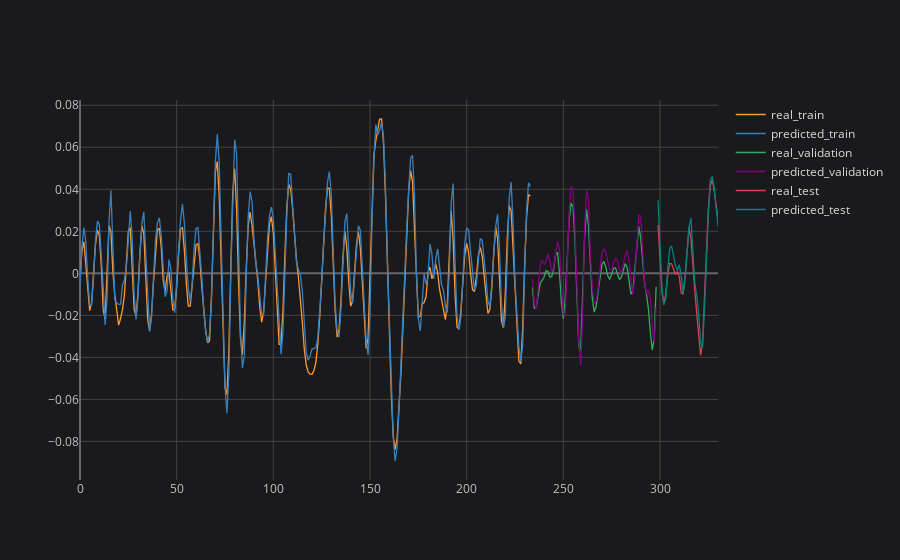

Here is the notebook cell this chart was saved with:
### Code cell
# plotting partial result
plot_ticker = 'BOVA11'
plot_feature = target_feature
plot_imf = 'IMF2'

concatenated_results[plot_ticker][plot_feature][plot_imf].iplot(title=f'{plot_ticker} {plot_feature} {plot_imf}', asFigure=True, layout=space)

### Figure 1 — Plotly figure (JSON) as saved in the notebook; plotly's stock layout.template omitted (floating-point values rounded to 4 significant figures; data arrays with more than 128 entries replaced by an {"elided": "..."} marker saying what was removed)
{"data": [{"line": {"color": "rgba(255, 153, 51, 1.0)", "dash": "solid", "shape": "linear", "width": 1.3}, "mode": "lines", "name": "real_train", "text": "", "type": "scatter", "x": {"elided": "331 float values"}, "y": {"elided": "331 mixed values"}}, {"line": {"color": "rgba(55, 128, 191, 1.0)", "dash": "solid", "shape": "linear", "width": 1.3}, "mode": "lines", "name": "predicted_train", "text": "", "type": "scatter", "x": {"elided": "331 float values"}, "y": {"elided": "331 mixed values"}}, {"line": {"color": "rgba(50, 171, 96, 1.0)", "dash": "solid", "shape": "linear", "width": 1.3}, "mode": "lines", "name": "real_validation", "text": "", "type": "scatter", "x": {"elided": "331 float values"}, "y": {"elided": "331 mixed values"}}, {"line": {"color": "rgba(128, 0, 128, 1.0)", "dash": "solid", "shape": "linear", "width": 1.3}, "mode": "lines", "name": "predicted_validation", "text": "", "type": "scatter", "x": {"elided": "331 float values"}, "y": {"elided": "331 mixed values"}}, {"line": {"color": "rgba(219, 64, 82, 1.0)", "dash": "solid", "shape": "linear", "width": 1.3}, "mode": "lines", "name": "real_test", "text": "", "type": "scatter", "x": {"elided": "331 float values"}, "y": {"elided": "331 mixed values"}}, {"line": {"color": "rgba(0, 128, 128, 1.0)", "dash": "solid", "shape": "linear", "width": 1.3}, "mode": "lines", "name": "predicted_test", "text": "", "type": "scatter", "x": {"elided": "331 float values"}, "y": {"elided": "331 mixed values"}}], "layout": {"legend": {"bgcolor": "#1A1A1C", "font": {"color": "#D9D9D9", "size": 12}}, "paper_bgcolor": "#1A1A1C", "plot_bgcolor": "#1A1A1C", "title": {"font": {"color": "#D9D9D9"}, "x": 0.5}, "xaxis": {"gridcolor": "#434343", "showgrid": true, "tickfont": {"color": "#C2C2C2", "size": 12}, "title": {"font": {"color": "#D9D9D9"}}, "zerolinecolor": "#666570"}, "yaxis": {"gridcolor": "#434343", "showgrid": true, "tickfont": {"color": "#C2C2C2", "size": 12}, "title": {"font": {"color": "#D9D9D9"}}, "zerolinecolor": "#666570"}}}
